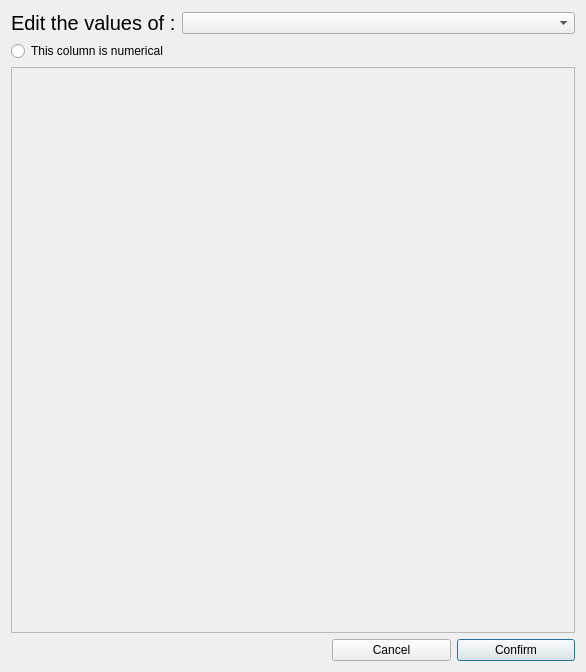
<?xml version="1.0" encoding="UTF-8"?>
<ui version="4.0">
 <class>BatchDialog</class>
 <widget class="QDialog" name="BatchDialog">
  <property name="geometry">
   <rect>
    <x>0</x>
    <y>0</y>
    <width>586</width>
    <height>672</height>
   </rect>
  </property>
  <property name="windowTitle">
   <string>Dialog</string>
  </property>
  <layout class="QGridLayout" name="gridLayout_2">
   <item row="0" column="0">
    <widget class="QLabel" name="label">
     <property name="font">
      <font>
       <pointsize>15</pointsize>
      </font>
     </property>
     <property name="text">
      <string>Edit the values of :</string>
     </property>
    </widget>
   </item>
   <item row="1" column="0" colspan="4">
    <layout class="QGridLayout" name="gridLayoutFig"/>
   </item>
   <item row="2" column="0" colspan="2">
    <widget class="QRadioButton" name="radioButton">
     <property name="text">
      <string>This column is numerical</string>
     </property>
    </widget>
   </item>
   <item row="3" column="0" colspan="4">
    <widget class="QScrollArea" name="scrollArea">
     <property name="widgetResizable">
      <bool>true</bool>
     </property>
     <widget class="QWidget" name="scrollAreaWidgetContents">
      <property name="geometry">
       <rect>
        <x>0</x>
        <y>0</y>
        <width>560</width>
        <height>537</height>
       </rect>
      </property>
      <layout class="QGridLayout" name="gridLayout_3">
       <item row="1" column="0">
        <layout class="QGridLayout" name="gridLayout"/>
       </item>
       <item row="2" column="0">
        <spacer name="verticalSpacer">
         <property name="orientation">
          <enum>Qt::Vertical</enum>
         </property>
         <property name="sizeHint" stdset="0">
          <size>
           <width>20</width>
           <height>486</height>
          </size>
         </property>
        </spacer>
       </item>
       <item row="3" column="0">
        <layout class="QGridLayout" name="gridLayoutChar"/>
       </item>
      </layout>
     </widget>
    </widget>
   </item>
   <item row="4" column="0" colspan="2">
    <spacer name="horizontalSpacer">
     <property name="orientation">
      <enum>Qt::Horizontal</enum>
     </property>
     <property name="sizeHint" stdset="0">
      <size>
       <width>315</width>
       <height>20</height>
      </size>
     </property>
    </spacer>
   </item>
   <item row="4" column="2">
    <widget class="QPushButton" name="pushButtonCancel">
     <property name="maximumSize">
      <size>
       <width>120</width>
       <height>16777215</height>
      </size>
     </property>
     <property name="text">
      <string>Cancel</string>
     </property>
    </widget>
   </item>
   <item row="4" column="3">
    <widget class="QPushButton" name="pushButtonOK">
     <property name="maximumSize">
      <size>
       <width>120</width>
       <height>16777215</height>
      </size>
     </property>
     <property name="text">
      <string>Confirm</string>
     </property>
     <property name="default">
      <bool>true</bool>
     </property>
    </widget>
   </item>
   <item row="0" column="1" colspan="3">
    <widget class="QComboBox" name="comboBox"/>
   </item>
  </layout>
 </widget>
 <resources/>
 <connections/>
</ui>
